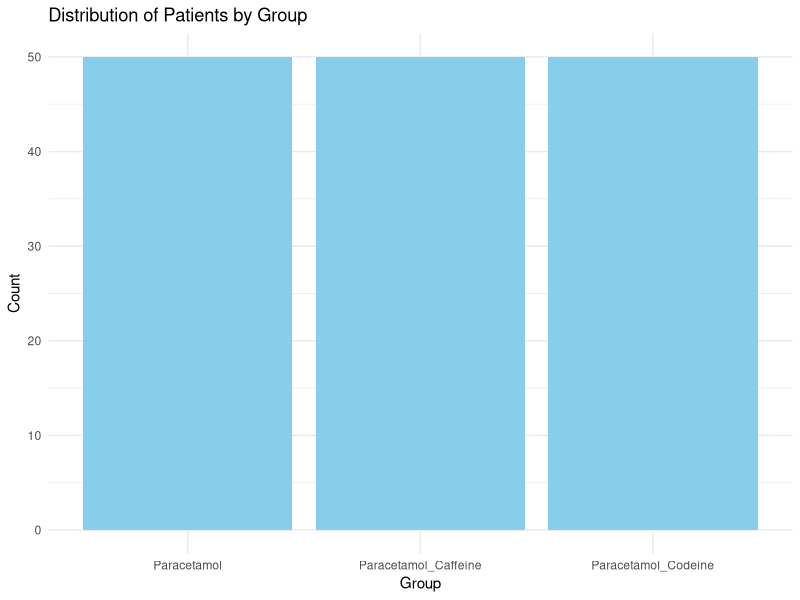
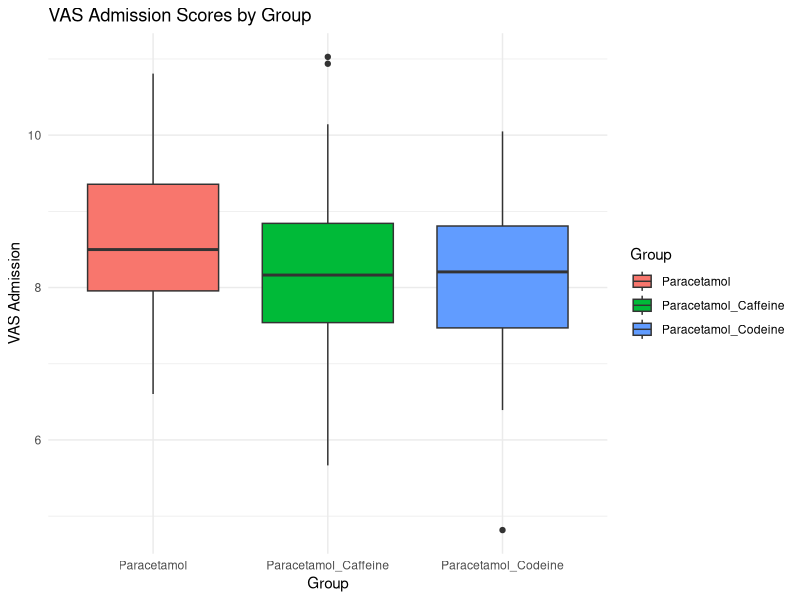
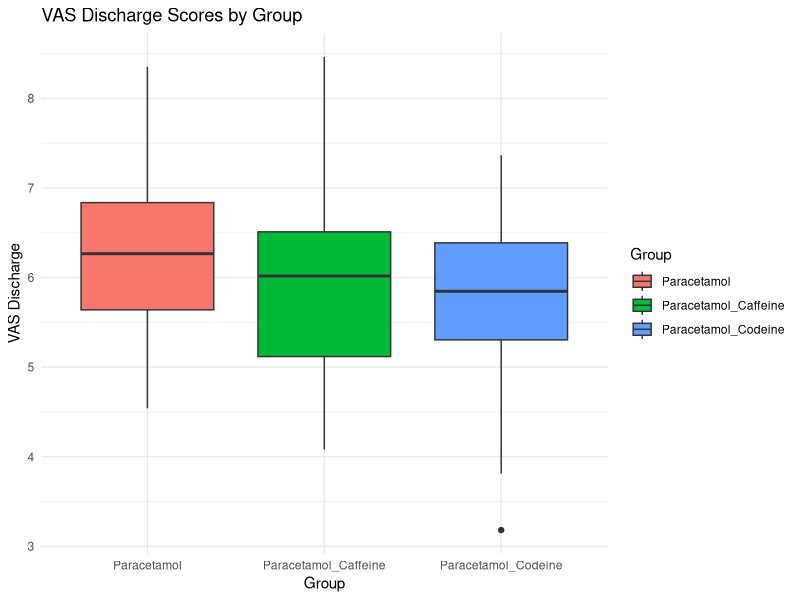

Generate these figures, in order, with R:
## ---- chunk 1
knitr::opts_chunk$set(echo = TRUE)
library(tidyverse)
library(ggplot2)
library(broom)


## ---- chunk 2
# loading the dataset
clinical_data <- read.csv("Simulated_Data_Clinical_Trial.csv")
head(clinical_data)

## ---- chunk 3
# Overview of the dataset
summary(clinical_data)

glimpse(clinical_data)

# Check for missing values
sum(is.na(clinical_data))

## ---- chunk 4
# Distribution of patients across groups
clinical_data %>% 
  ggplot(aes(x = Group)) +
  geom_bar(fill = "skyblue") +
  labs(title = "Distribution of Patients by Group", x = "Group", y = "Count") +
  theme_minimal()

## ---- chunk 5
# Boxplot for VAS scores at admission and discharge
clinical_data %>% 
  ggplot(aes(x = Group, y = VAS_Admission, fill = Group)) +
  geom_boxplot() +
  labs(title = "VAS Admission Scores by Group", x = "Group", y = "VAS Admission") +
  theme_minimal()

clinical_data %>% 
  ggplot(aes(x = Group, y = VAS_Discharge, fill = Group)) +
  geom_boxplot() +
  labs(title = "VAS Discharge Scores by Group", x = "Group", y = "VAS Discharge") +
  theme_minimal()

## ---- chunk 6
# Check for normality
shapiro.test(clinical_data$VAS_Discharge[clinical_data$Group == "Paracetamol"])
shapiro.test(clinical_data$VAS_Discharge[clinical_data$Group == "Paracetamol_Codeine"])
shapiro.test(clinical_data$VAS_Discharge[clinical_data$Group == "Paracetamol_Caffeine"])

# Check for homogeneity of variances
bartlett.test(VAS_Discharge ~ Group, data = clinical_data)

## ---- chunk 7
# Perform ANOVA
anova_results <- aov(VAS_Discharge ~ Group, data = clinical_data)
summary(anova_results)

# Tukey's HSD post-hoc test
TukeyHSD(anova_results)
